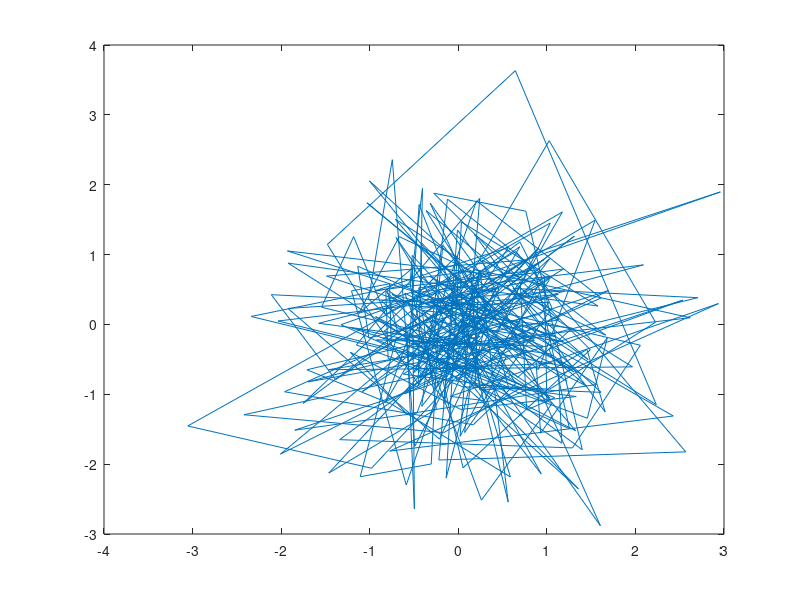

Write MATLAB code to recreate this figure. (Note: this script raises an error after producing the figure.)
% this is just a plot to test Git and Matlab

clear
close all
clc

dimension_1 = 2;
dimension_2 = 300;

rnd = randn(dimension_1, dimension_2);

h = plot(rnd(1,:), rnd(2,:));
h.Marker = 'o';
h.MarkerEdgeColor = 'k';
h.MarkerFaceColor = 'r';
h.Color = 0.7*[1 1 1];

aX = gca;
aX.Box = 'off';
aX.TickDir = 'out';
aX.XLabel.String = 'x';
aX.YLabel.String = 'y';